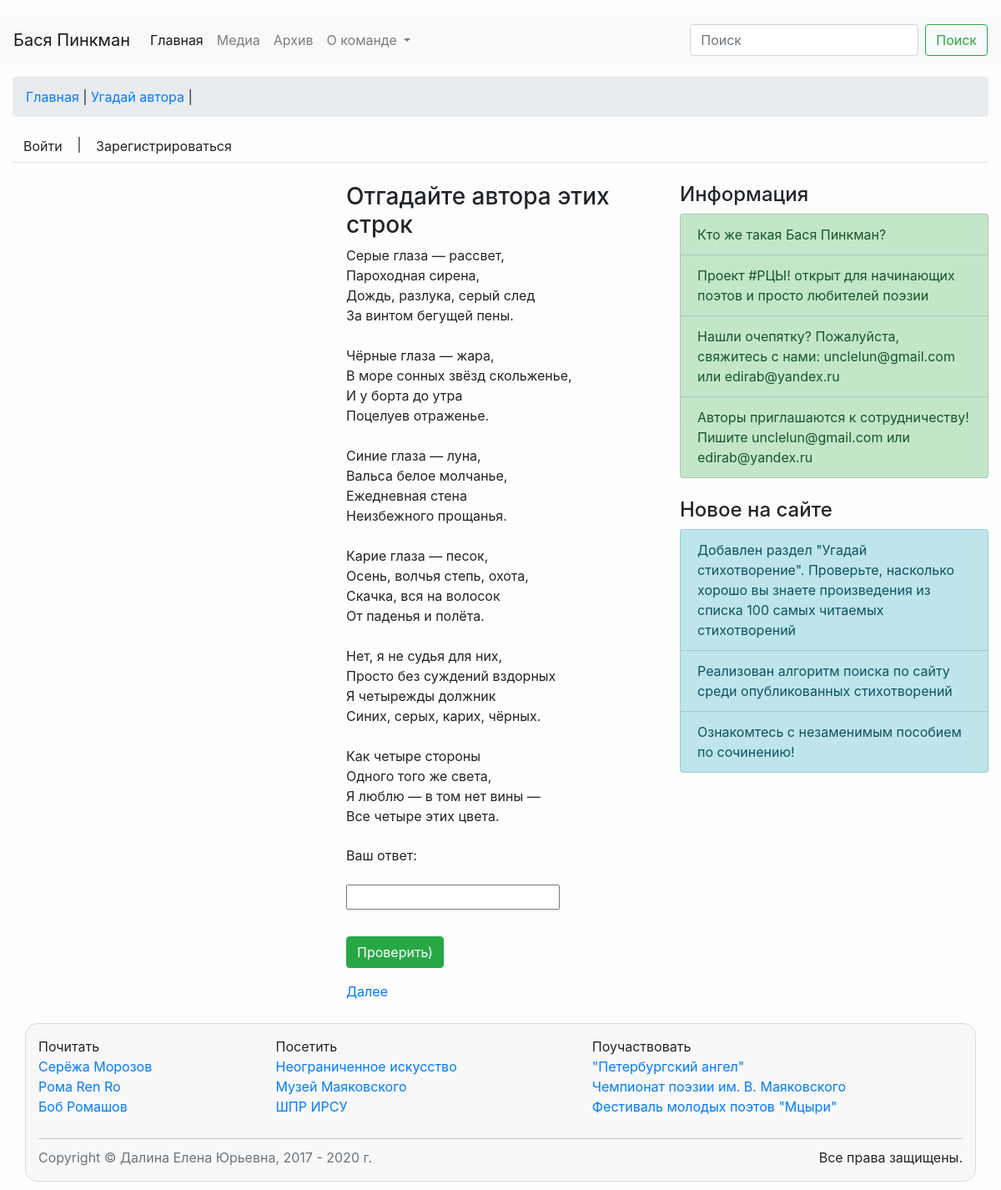
The page /guess/ on the database its author committed.
### guess/models.py (models this page shows, shortened)
class GuessPoem(models.Model):
    author = models.CharField(max_length=200)
    text = models.TextField()

### poetry/models.py (models this page shows, shortened)
class sideBarInfo(models.Model):
    is_active = models.BooleanField(default=True)
    text = models.CharField(max_length=512)
    link = models.CharField(max_length=512, default=None)
    date_added = models.DateTimeField(default=timezone.now())
    priority = models.IntegerField(default=0)

### guess/views.py (the view)
# urls.py: path('guess/', include('guess.urls')),
def guess(request):
    sideBarElems = sideBar()
    guess_form = None
    rightAnswer = None
    breadcrumbs = [
                    {"Главная": '/'},
                    {"Угадай автора": "guess"},
            ]
    if request.method == 'POST':
        poem_id = request.POST['guess_poem_id']
        random_poem = GuessPoem.objects.filter(id=poem_id).first()
        if random_poem is not None:
            guess_form = GuessForm(data=request.POST)
            if guess_form.is_valid():
                guess_author = guess_form.cleaned_data['author']
                if random_poem.author.upper() in guess_author.upper():
                    rightAnswer = True
                else:
                    rightAnswer = False
            else:
                guess_form = GuessForm
    else:
        guess_form = GuessForm
        guess_poems = GuessPoem.objects.all()
        random.seed()
        random_id = random.randint(0, guess_poems.__len__())
        random_poem = guess_poems.filter(id=random_id).first()
    context = {
            "sideBarElems": sideBarElems,
            "random_poem": random_poem,
            "guess_form": guess_form,
            "rightAnswer": rightAnswer,
            "breadcrumbs": breadcrumbs,
            }
    return render(request, 'guess/guess_page.html', context)

### poetry/views.py (called while the page is built)
def sideBar():
    sideBarElements = sideBarInfo.objects.filter(is_active=True).order_by('-priority')
    return sideBarElements

### guess/templates/guess/guess_page.html (shortened to what this page needs)
{% extends "poetry/base.html" %}
{% block content %}
    <div class="col-xs-12 col-sm-6 col-md-4 col-lg-4">
    </div>
    <div class="col-xs-12 col-sm-6 col-md-4 col-lg-4">
        <h3> Отгадайте автора этих строк</h3>
        <p>
            {{ random_poem.text|linebreaksbr }}
        </p>
        <form action="" method="POST">
            <div class="form-group row">
                <label for="id_author" class="col-sm-9 col-md-9 col-lg-10 col-form-label">Ваш ответ: </label>
            </div>
            <div class="form-group row">
                 <div class="col-sm-9 col-md-9 col-lg-10">
                    {{ guess_form.author }}
                 </div>
            </div>
            <div class="form-group row">
                <div class="col-sm-9 col-md-9 col-lg-10">
                    <button type="submit" class="btn btn-success">Проверить)</button>
                </div>
            </div>
            <div class="form-group row">
                <div class="col-sm-9 col-md-9 col-lg-10">
                    <a href="">Далее</a>
                </div>
            </div>
        </form>
    </div>
    <div class="col-xs-12 col-sm-10 col-md-4 col-lg-4">
        {% include 'poetry/../../../poetry/templates/sidebarInfo.html' %}
        <br/>
        {% include 'poetry/../../../poetry/templates/sidebarAdds.html' %}
        <br/>
    </div>
{% endblock content %}

### poetry/templates/sidebarInfo.html
       <h4 class="page-header">Информация</h4>
       <ul class="list-group">
           {% for elem in sideBarElems %}
               <a href="{{ elem.link }}" class="list-group-item list-group-item-success">{{ elem.text }}</a>
           {% empty %}
               <a href="#" class="list-group-item list-group-item-info"> Пока что ничего важного не случилось...</a>
           {% endfor %}
       </ul>

### static/css/comments.css (style rules this page uses)
body { margin-top:20px; background:#FDFDFD; }

### rows shown on the page
GuessPoem: text "Серые глаза — рассвет, Пароходная сирена, Дождь, разлука, серый след За винтом бегущей пены. Чёрные глаза — жара, В море сонных звёзд скольженье, И у борта до утра Поцелуев отраженье. Синие глаза — луна, Вальса белое молчанье, Ежедневная стена Неизбежного прощанья. Карие глаза — песок, Осень, волчья степь, охота, Скачка, вся на волосок От паденья и полёта. Нет, я не судья для них, Просто без суждений вздорных Я четырежды должник Синих, серых, карих, чёрных. Как четыре стороны Одного того же света, Я люблю — в том нет вины — Все четыре этих цвета."
sideBarInfo: text "Кто же такая Бася Пинкман?"
sideBarInfo: text "Проект #РЦЫ! открыт для начинающих поэтов и просто любителей поэзии"
sideBarInfo: text "Нашли очепятку? Пожалуйста, свяжитесь с нами: unclelun@gmail.com или edirab@yandex.ru"
sideBarInfo: text "Авторы приглашаются к сотрудничеству! Пишите unclelun@gmail.com или edirab@yandex.ru"

### other values the page prints
{{ k }} "Главная" "Угадай автора"
